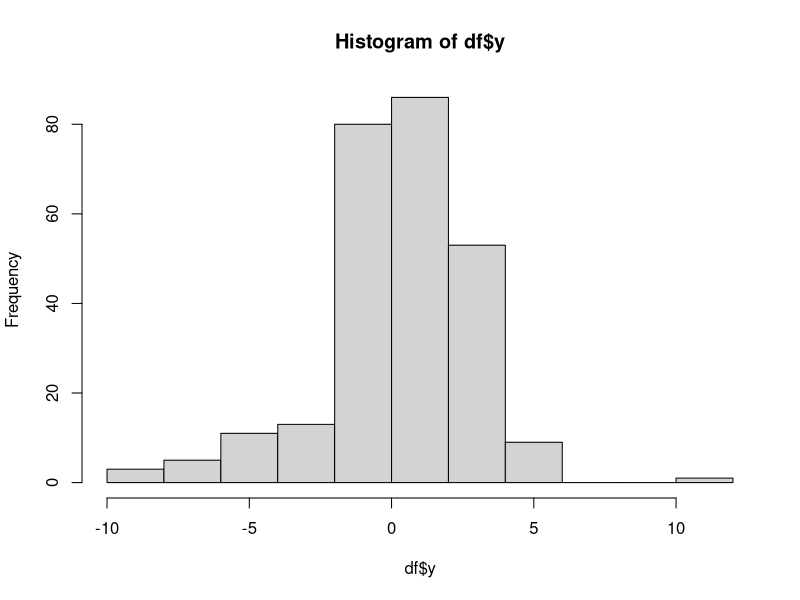

This figure's R source:
bf <- read.csv("data/data.csv")

df <- read.csv("age.csv")
df2 <- read.csv("age2.csv")

df$x2 <- df2$x
df$y <- df$x - df$x2

head(df)

df <- df[df$y > -100, ]

df[df$y > 10, ]

hist(df$y)
